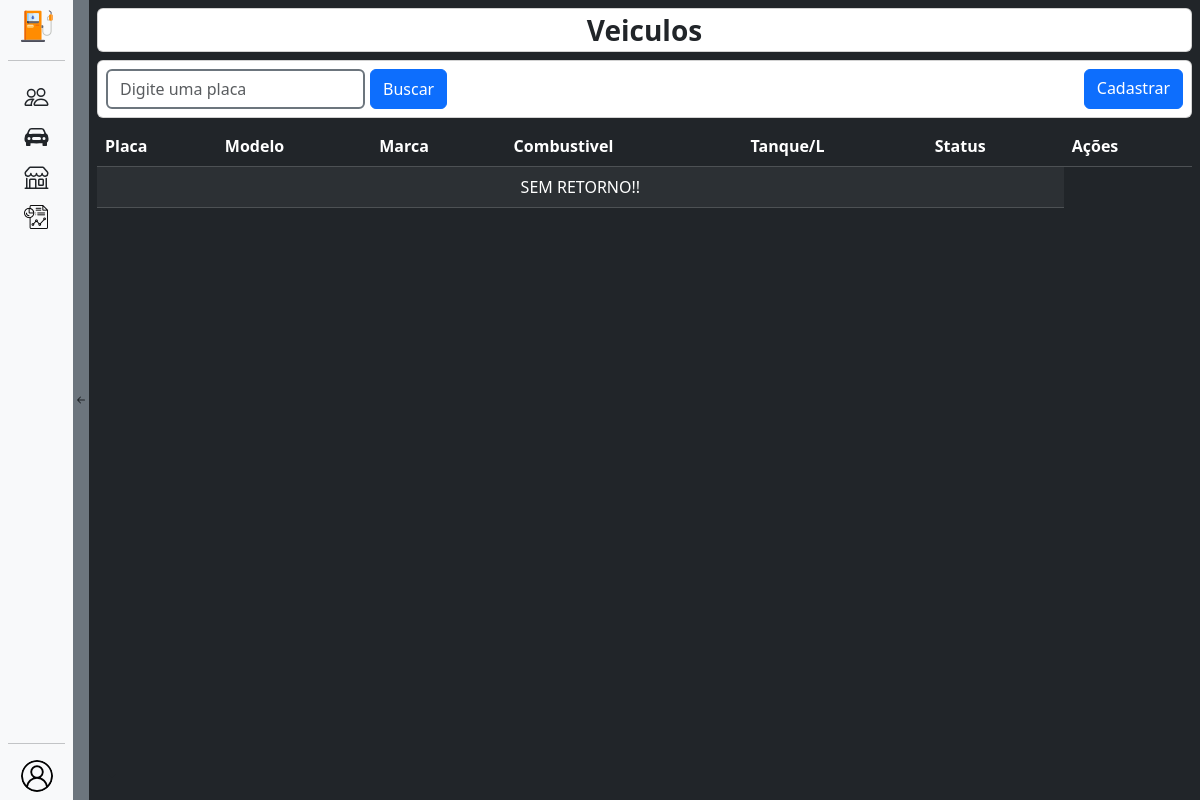
/veiculos/ (signed in), run on an earlier commit of the app's database.
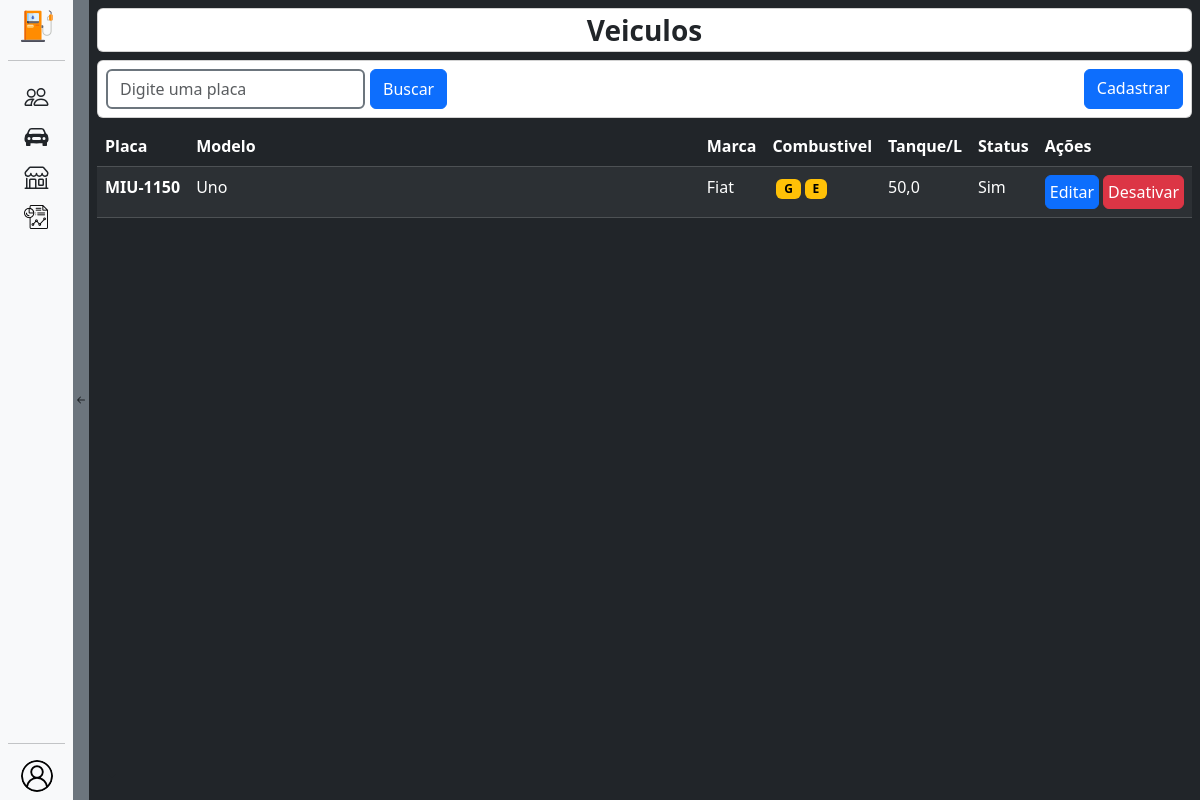
And on a later commit of the database.
### veiculos/models.py (models this page shows, shortened)
class Veiculo(models.Model):
    placa = models.CharField(max_length=8, null=False, unique=True)
    capacidade_tanque = models.FloatField(null=False, blank=False, default=0)
    ativo = models.BooleanField(default=True, null=False, blank=False)
    modelo = models.ForeignKey(Modelo, on_delete=models.CASCADE)
    tipo_combustivel = models.ManyToManyField(TipoCombustivel, related_name='veiculos')

class Modelo(models.Model):
    nome = models.CharField(max_length=150, null=False, unique=True)
    marca = models.ForeignKey(Marca, on_delete=models.SET_NULL, null=True)
    def __str__(self):
        return self.nome

class Marca(models.Model):
    nome = models.CharField(max_length=150, null=False, unique=True)
    def __str__(self):
        return self.nome

class TipoCombustivel(models.Model):
    tipos_choice = (('G', 'Gasolina'), ('D', 'Diesel'), ('E', 'Etanol'))
    tipo = models.CharField(max_length=2, choices=tipos_choice, null=False, unique=True)
    def __str__(self):
        return self.tipo

### veiculos/views.py (the view)
# urls.py: path('', views.veiculosView, name='veiculos'),
@login_required(login_url='login')
@has_role_decorator('Administrador', redirect_url=reverse_lazy('login'))
def veiculosView(request):
    context = {'perfil_logado': Usuarios.objects.get(username=request.user)}
    if request.method == 'POST':
        context['veiculos'] = Veiculo.objects.filter(placa__icontains=request.POST.get('busca-input'))
        return render(request, 'veiculos.html', context)
    if request.method == 'GET':
        context['veiculos'] = Veiculo.objects.all()
        return render(request, 'veiculos.html', context)

### veiculos/templates/veiculos.html (shortened to what this page needs)
{% extends "base.html" %}
{% load static %}
{% block 'body' %}
<div class="container p-2">
    <div class="card text-center fw-bold fs-3 mb-2">Veiculos</div>
    <div class="card flex-row p-2 mb-2 justify-content-between">
        <form method="post" class="d-flex" style="gap: 5px;">
            <input type="text" name="busca-input" placeholder="Digite uma placa" class="form-control border-2 border-secondary">
            <input type="submit" value="Buscar" class="btn btn-primary">
        </form>
        <a href="{% url 'veiculos_cadastrar' %}" class="btn btn-primary">Cadastrar</a>
    </div>
    <div class="overflow-x-auto">
        <table class="table table-dark table-striped">
            <thead>
                <tr>
                    <th scope="col">Placa</th>
                    <th scope="col">Modelo</th>
                    <th scope="col">Marca</th>
                    <th scope="col">Combustivel</th>
                    <th scope="col">Tanque/L</th>
                    <th scope="col">Status</th>
                    <th scope="col">Ações</th>
                </tr>
            </thead>
            <tbody>
                {% if veiculos %}
                    {% for veiculo in veiculos %}
                        <tr class="w-100">
                            <th scope="row" class="text-nowrap">{{veiculo.placa}}</th>
                            <td class="w-50">{{veiculo.modelo}}</td>
                            <td>{{veiculo.modelo.marca}}</td>
                            <td>{% for tipo in veiculo.tipo_combustivel.all %}<span class="badge text-bg-warning ms-1">{{tipo}}</span>{% endfor %}</td>
                            <td>{{veiculo.capacidade_tanque}}</td>
                            <td>{% if veiculo.ativo %}Sim{% else %}Não{% endif %}</td>
                            <td style="width: 140px">
                                <div class="d-flex">
                                    <a class="btn btn-primary me-1 p-1" href="{% url 'veiculos_editar' veiculo.pk %}">Editar</a>
                                    {% if veiculo.ativo %}
                                        <a href="{% url 'veiculos_desativar' veiculo.pk %}" class="btn btn-danger p-1">Desativar</a>
                                    {% else %}
                                        <a href="{% url 'veiculos_desativar' veiculo.pk %}" class="btn btn-success p-1">Ativar</a>
                                    {% endif %}
                                </div>
                            </td>
                        </tr>
                    {% endfor %}
                {% else %}
                        <td class="text-center" colspan="6">SEM RETORNO!!</td>
                {% endif %}
            </tbody>
        </table>
    </div>
</div>
{% endblock %}

What changed in the data, as far as the page shows it:
added Veiculo: placa "MIU-1150", modelo "Uno", modelo.marca "Fiat", capacidade_tanque "50,0", ativo "Sim"
added TipoCombustivel: tipo "G"
added TipoCombustivel: tipo "E"
Also different on the page:
text no longer shown: "SEM RETORNO!!"
